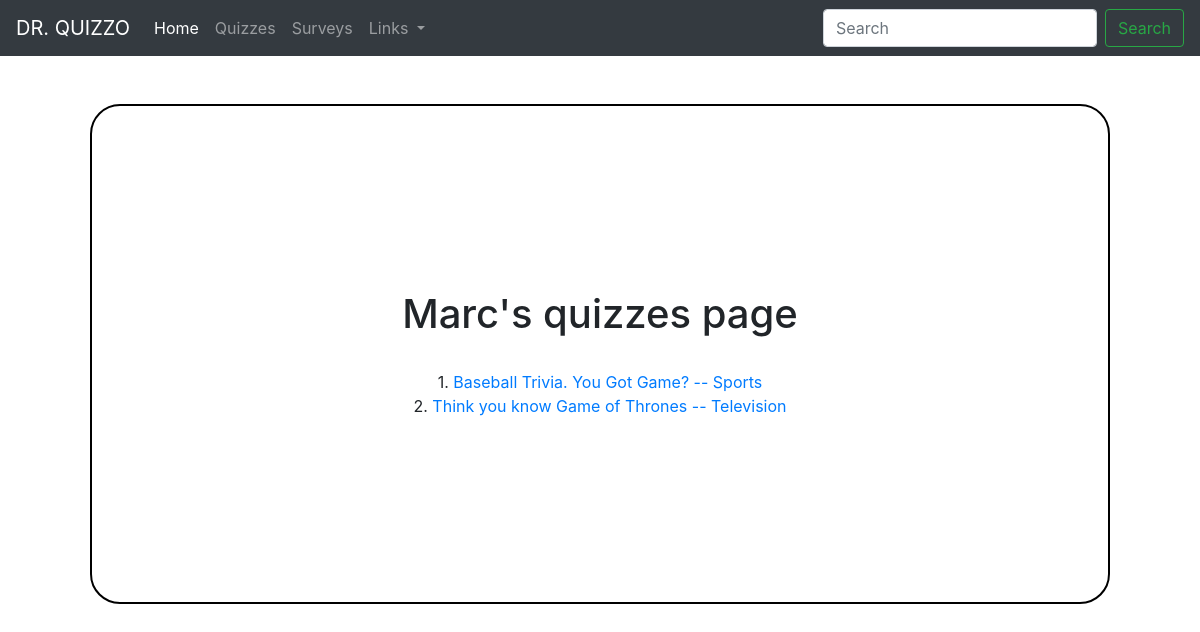
Screenshot of /quizzes with the database file from the repository.
### myweb/models.py (models this page shows, shortened)
class Quiz(models.Model):
	quizName = models.CharField(max_length=125)
	quizType = models.CharField(max_length=50)
	completed = models.BooleanField(default=False)

### myweb/views.py (the view)
# urls.py: path('quizzes', views.quizzes, name="quizzes"),
def quizzes(request):
	myname = 'Marcs Quizzes'
	quiz_info  = Quiz.objects.all()
	return render(request, 'quizzes.html', {'quiz_info' : quiz_info})

### myweb/templates/quizzes.html
{% extends 'base.html' %}
{% block 'content' %}
	<div class="container">
		<div class="row">
			<div class="col-md-12">
				<h1>
					Marc's quizzes page
				</h1>
				<br/>
				{% for Quiz in quiz_info %}
					{{ Quiz.id }}. <a href='{% url 'quizview' Quiz.id %}'>{{ Quiz.quizName }} -- {{ Quiz.quizType }}</a> <br/>
				{% endfor %}
			</div>
		</div>
	</div>
{% endblock %}

### static/styles/quizzoStyle1.css (style rules this page uses)
body { background-color: white !important; }

### rows the page displays
Quiz: id "1", quizName "Baseball Trivia. You Got Game?", quizType "Sports"
Quiz: id "2", quizName "Think you know Game of Thrones", quizType "Television"
